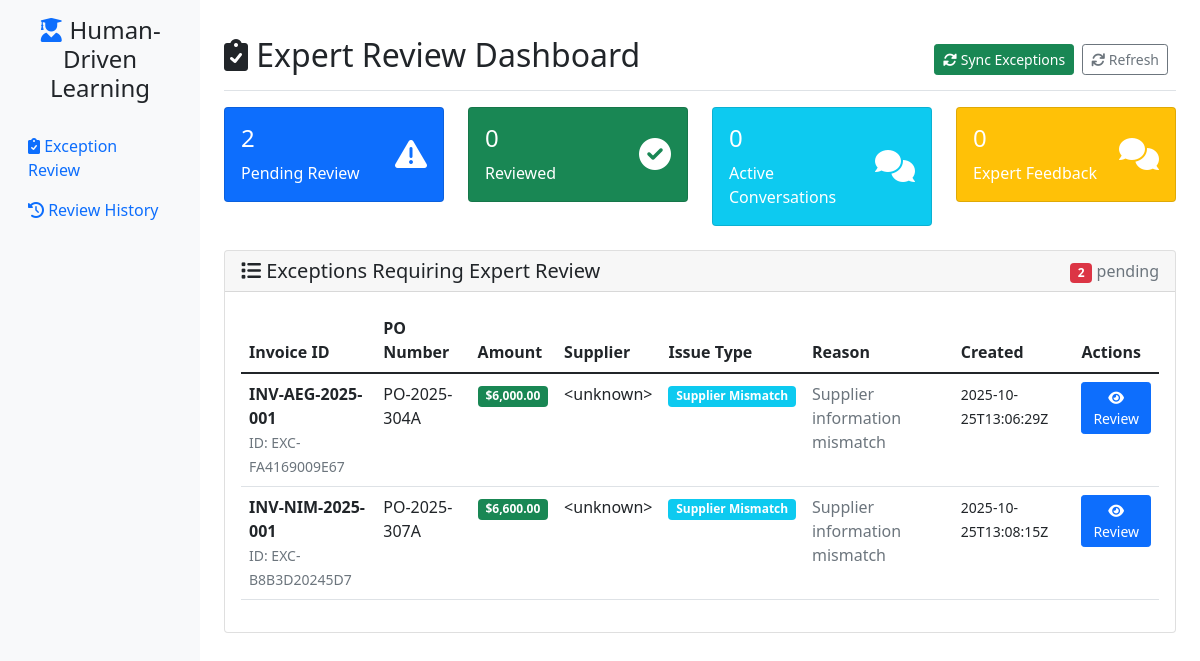
The page / on the database its author committed.
### tables this page shows
CREATE TABLE system_exceptions (
                id INTEGER PRIMARY KEY AUTOINCREMENT,
                exception_id TEXT UNIQUE NOT NULL,
                invoice_id TEXT NOT NULL,
                po_number TEXT,
                amount TEXT,
                supplier TEXT,
                exception_type TEXT NOT NULL,
                queue TEXT NOT NULL,
                routing_reason TEXT,
                timestamp TEXT,
                context TEXT,
                raw_data TEXT,
                status TEXT DEFAULT 'OPEN',
                expert_reviewed BOOLEAN DEFAULT FALSE,
                expert_feedback TEXT,
                expert_name TEXT,
                human_correction TEXT,
                reviewed_at TIMESTAMP,
                created_at TIMESTAMP DEFAULT CURRENT_TIMESTAMP
            );

### web_gui/human_driven_app.py (the view)
@app.route('/')
def dashboard():
    local_db = LearningDatabase(db_path)
    try:
        synced_count = local_db.sync_exceptions_from_logs()
        if synced_count > 0:
            print(f"Synced {synced_count} exceptions from logs")
    except Exception as e:
        print(f"Error syncing exceptions: {e}")
    stats = local_db.get_database_stats()
    pending_exceptions = local_db.get_pending_exceptions()
    active_conversations = local_db.get_active_conversations()[:10]  # Last 10 conversations
    local_db.close()
    return render_template('human_driven_dashboard.html',
                         stats=stats,
                         pending_exceptions=pending_exceptions,
                         active_conversations=active_conversations)

### learning_agent/database.py (called while the page is built, shortened)
    def get_connection(self):
        conn = sqlite3.connect(self.db_path)
        conn.row_factory = sqlite3.Row
        return conn

    def _init_database(self):
        self.conn = sqlite3.connect(self.db_path)
        self.conn.row_factory = sqlite3.Row  # Enable dict-like access
        self._create_tables_if_not_exist()
        self.conn.commit()

    def get_active_conversations(self) -> List[Dict[str, Any]]:
        cursor = self.conn.cursor()
        cursor.execute("""
            SELECT conversation_id, invoice_id, expert_name, created_at, conversation_status
            FROM human_feedback
            WHERE conversation_status = 'active' AND is_initial_feedback = TRUE
            ORDER BY created_at DESC
        """)
        conversations = []
        for row in cursor.fetchall():
            conversations.append(dict(row))
        return conversations

    def get_pending_exceptions(self) -> List[Dict[str, Any]]:
        conn = self.get_connection()
        cursor = conn.cursor()
        cursor.execute("""
            SELECT * FROM system_exceptions
            WHERE expert_reviewed = FALSE
            ORDER BY created_at DESC
        """)
        rows = cursor.fetchall()
        conn.close()
        return [dict(row) for row in rows]

    def sync_exceptions_from_logs(self) -> int:
        from .exception_parser import ExceptionParser
        parser = ExceptionParser()
        exceptions = parser.parse_all_exceptions()
        synced_count = 0
        return synced_count

    def close(self):
        if self.conn:
            self.conn.close()

### learning_agent/exception_parser.py (called while the page is built, shortened)
    def parse_all_exceptions(self) -> List[SystemException]:
        exceptions = []
        queue_files = [
            "queue_missing_data.log",
            "queue_low_confidence_matches.log",
            "queue_price_discrepancies.log",
            "queue_supplier_mismatch.log",
            "queue_billing_discrepancies.log",
            "queue_date_discrepancies.log",
            "queue_high_value_approval.log",
            "queue_general_exceptions.log"
        ]
        for queue_file in queue_files:
            exceptions.extend(self._parse_queue_log(queue_file))
        return exceptions

    def _parse_queue_log(self, queue_file: str) -> List[SystemException]:
        exceptions = []
        queue_path = os.path.join(self.logs_dir, queue_file)
        if not os.path.exists(queue_path):
            return exceptions

### web_gui/templates/human_driven_dashboard.html (shortened to what this page needs)
{% extends "human_driven_base.html" %}
{% block content %}
<div class="d-flex justify-content-between flex-wrap flex-md-nowrap align-items-center pt-3 pb-2 mb-3 border-bottom">
    <h1 class="h2"><i class="fas fa-clipboard-check"></i> Expert Review Dashboard</h1>
    <div class="btn-toolbar mb-2 mb-md-0">
        <div class="btn-group me-2">
            <button type="button" class="btn btn-sm btn-success" onclick="syncExceptions()">
                <i class="fas fa-sync-alt"></i> Sync Exceptions
            </button>
        </div>
        <div class="btn-group me-2">
            <button type="button" class="btn btn-sm btn-outline-secondary" onclick="location.reload()">
                <i class="fas fa-refresh"></i> Refresh
            </button>
        </div>
    </div>
</div>
<div class="row mb-4">
    <div class="col-md-3">
        <div class="card text-white bg-primary">
            <div class="card-body">
                <div class="d-flex justify-content-between">
                    <div>
                        <h4 class="card-title">{{ stats.pending_exceptions or 0 }}</h4>
                        <p class="card-text">Pending Review</p>
                    </div>
                    <div class="align-self-center">
                        <i class="fas fa-exclamation-triangle fa-2x"></i>
                    </div>
                </div>
            </div>
        </div>
    </div>
    <div class="col-md-3">
        <div class="card text-white bg-success">
            <div class="card-body">
                <div class="d-flex justify-content-between">
                    <div>
                        <h4 class="card-title">{{ (stats.system_exceptions or 0) - (stats.pending_exceptions or 0) }}</h4>
                        <p class="card-text">Reviewed</p>
                    </div>
                    <div class="align-self-center">
                        <i class="fas fa-check-circle fa-2x"></i>
                    </div>
                </div>
            </div>
        </div>
    </div>
    <div class="col-md-3">
        <div class="card text-white bg-info">
            <div class="card-body">
                <div class="d-flex justify-content-between">
                    <div>
                        <h4 class="card-title">{{ active_conversations|length or 0 }}</h4>
                        <p class="card-text">Active Conversations</p>
                    </div>
                    <div class="align-self-center">
                        <i class="fas fa-comments fa-2x"></i>
                    </div>
                </div>
            </div>
        </div>
    </div>
    <div class="col-md-3">
        <div class="card text-white bg-warning">
            <div class="card-body">
                <div class="d-flex justify-content-between">
                    <div>
                        <h4 class="card-title">{{ stats.human_feedback or 0 }}</h4>
                        <p class="card-text">Expert Feedback</p>
                    </div>
                    <div class="align-self-center">
                        <i class="fas fa-comments fa-2x"></i>
                    </div>
                </div>
            </div>
        </div>
    </div>
</div>
<div class="row">
    <div class="col-12">
        <div class="card">
            <div class="card-header d-flex justify-content-between align-items-center">
                <h5 class="mb-0"><i class="fas fa-list"></i> Exceptions Requiring Expert Review</h5>
                <div>
                    <span class="badge bg-danger">{{ pending_exceptions|length }}</span>
                    <span class="text-muted">pending</span>
                </div>
            </div>
            <div class="card-body">
                {% if pending_exceptions %}
                    <div class="table-responsive">
                        <table class="table table-hover">
                            <thead>
                                <tr>
                                    <th>Invoice ID</th>
                                    <th>PO Number</th>
                                    <th>Amount</th>
                                    <th>Supplier</th>
                                    <th>Issue Type</th>
                                    <th>Reason</th>
                                    <th>Created</th>
                                    <th>Actions</th>
                                </tr>
                            </thead>
                            <tbody>
                                {% for exception in pending_exceptions %}
                                <tr>
                                    <td>
                                        <strong>{{ exception.invoice_id }}</strong>
                                        <br><small class="text-muted">ID: {{ exception.exception_id }}</small>
                                    </td>
                                    <td>{{ exception.po_number or 'N/A' }}</td>
                                    <td>
                                        <span class="badge bg-{{ 'success' if exception.amount else 'secondary' }}">
                                            {{ exception.amount or 'N/A' }}
                                        </span>
                                    </td>
                                    <td>{{ exception.supplier or 'N/A' }}</td>
                                    <td>
                                        <span class="badge bg-{{ 'danger' if exception.queue == 'MISSING_DATA' else 'warning' if exception.queue == 'LOW_CONFIDENCE_MATCHES' else 'info' }}">
                                            {{ exception.queue.replace('_', ' ').title() }}
                                        </span>
                                    </td>
                                    <td>
                                        <span class="text-muted" title="{{ exception.routing_reason }}">
                                            {{ exception.routing_reason[:50] }}{% if exception.routing_reason|length > 50 %}...{% endif %}
                                        </span>
                                    </td>
                                    <td>
                                        <small>{{ exception.timestamp or exception.created_at }}</small>
                                    </td>
                                    <td>
                                        <div class="btn-group btn-group-sm">
                                            <button class="btn btn-primary" onclick="reviewException('{{ exception.exception_id }}')">
                                                <i class="fas fa-eye"></i> Review
                                            </button>
                                        </div>
                                    </td>
                                </tr>
                                {% endfor %}
                            </tbody>
                        </table>
                    </div>
                {% endif %}
            </div>
        </div>
    </div>
</div>
{% endblock %}

### rows shown on the page
system_exceptions: invoice_id "INV-AEG-2025-001", exception_id "EXC-FA4169009E67", po_number "PO-2025-304A", amount "$6,000.00", supplier "<unknown>", queue.replace "Supplier Mismatch", routing_reason "Supplier information mismatch", timestamp "2025-10-25T13:06:29Z"
system_exceptions: invoice_id "INV-NIM-2025-001", exception_id "EXC-B8B3D20245D7", po_number "PO-2025-307A", amount "$6,600.00", supplier "<unknown>", queue.replace "Supplier Mismatch", routing_reason "Supplier information mismatch", timestamp "2025-10-25T13:08:15Z"

### other values the page prints
{{ stats.pending_exceptions or 0 }} "2"
{{ (stats.system_exceptions or 0) - (stats.pending_exceptions or 0) }} "0"
{{ active_conversations|length or 0 }} "0"
{{ stats.human_feedback or 0 }} "0"
{{ pending_exceptions|length }} "2"
